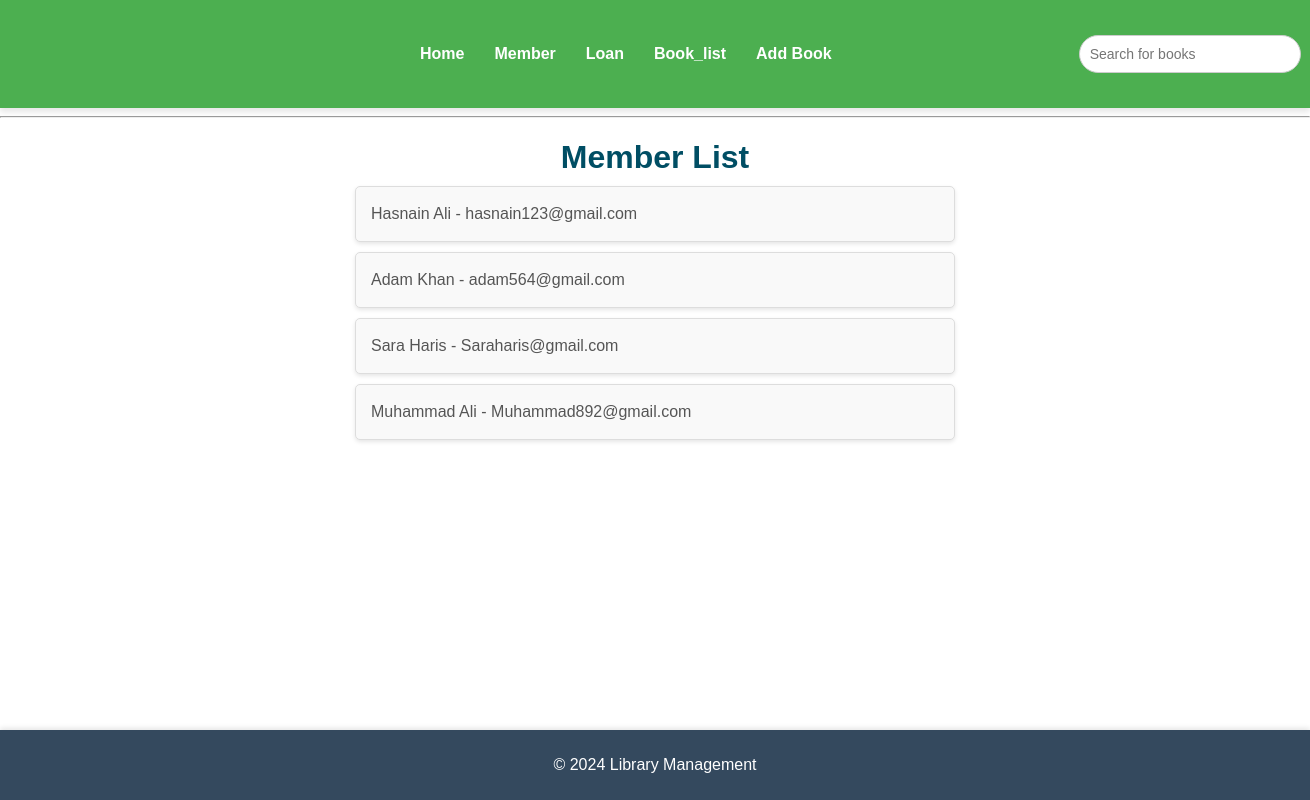
The page /members/ on the database its author committed.
### home/models.py (models this page shows, shortened)
class Member(models.Model):
    name=models.CharField(max_length=50)
    email=models.EmailField()
    phone=models.CharField(max_length=100)
    join_date=models.DateField(auto_now_add=True)

### home/views.py (the view)
# urls.py: path('members/',views.member_list),
def member_list(request):
    members=Member.objects.all()
    return render(request,'home/member_list.html',{'members': members})

### home/templates/home/Member_list.html
{% extends "base.html" %}
{% load static %}
{% block extra_css %}
<link rel="stylesheet" type="text/css" href="{% static 'home/member_list.css' %}">
{% endblock %}
{% block content %}
<h1>Member List</h1>
<ul>
    {% for member in members %}
      <li>
        <p>{{ member.name }} - {{ member.email }}</p>
      </li>
    {% endfor %}
</ul>
{% endblock %}

### static/base.css (style rules this page uses)
body { font-family: 'Arial', sans-serif; background-color: #ffffff; color:#34495e; margin: 0; padding: 0; }
h1 { font-size: 32px; color: #2c3e50; margin-bottom: 20px; }

### home/static/home/member_list.css (style rules this page uses)
h1 { color:#004e64; text-align: center; margin-bottom: 10px; }
ul { list-style-type: none; padding: 0; margin: 0 auto; max-width: 600px; font-family: Arial, sans-serif; }
li { background-color: #f9f9f9; margin: 10px 0; padding: 15px; border-radius: 5px; border: 1px solid #ddd; box-shadow: 0 2px 4px rgba(0, 0, 0, 0.1); }
li p { margin: 0; color: #555; font-size: 16px; line-height: 1.5; }

### rows shown on the page
Member: name "Hasnain Ali", email "hasnain123@gmail.com"
Member: name "Adam Khan", email "adam564@gmail.com"
Member: name "Sara Haris", email "Saraharis@gmail.com"
Member: name "Muhammad Ali", email "Muhammad892@gmail.com"
